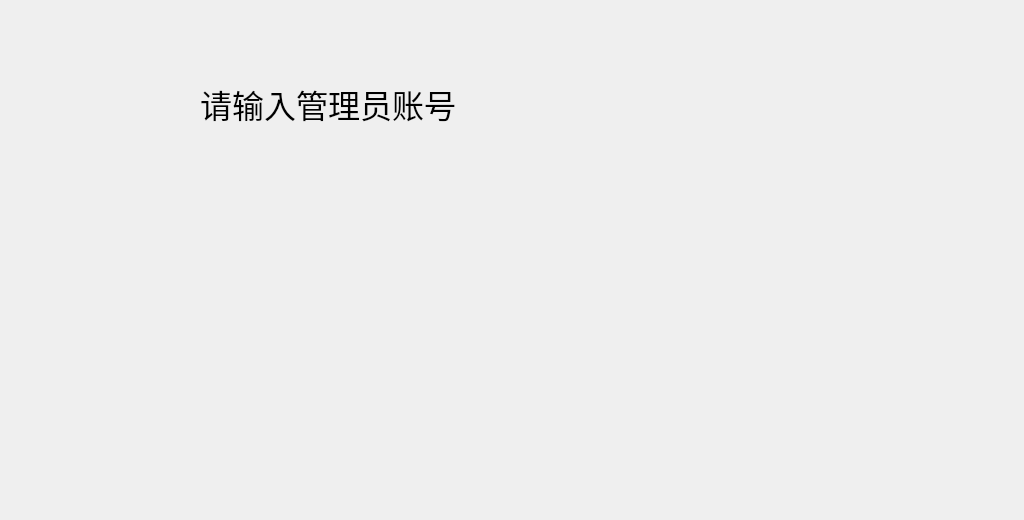
<?xml version="1.0" encoding="UTF-8"?>
<ui version="4.0">
 <class>FormAdmin</class>
 <widget class="QWidget" name="FormAdmin">
  <property name="geometry">
   <rect>
    <x>0</x>
    <y>0</y>
    <width>1024</width>
    <height>520</height>
   </rect>
  </property>
  <property name="windowTitle">
   <string>Form</string>
  </property>
  <layout class="QHBoxLayout" name="horizontalLayout">
   <property name="spacing">
    <number>20</number>
   </property>
   <property name="leftMargin">
    <number>200</number>
   </property>
   <property name="topMargin">
    <number>80</number>
   </property>
   <property name="rightMargin">
    <number>200</number>
   </property>
   <property name="bottomMargin">
    <number>80</number>
   </property>
   <item>
    <widget class="QLabel" name="label_2">
     <property name="minimumSize">
      <size>
       <width>50</width>
       <height>0</height>
      </size>
     </property>
     <property name="font">
      <font>
       <pointsize>24</pointsize>
      </font>
     </property>
     <property name="text">
      <string>请输入管理员账号</string>
     </property>
     <property name="alignment">
      <set>Qt::AlignLeading|Qt::AlignLeft|Qt::AlignTop</set>
     </property>
    </widget>
   </item>
   <item>
    <widget class="QWidget" name="widget" native="true"/>
   </item>
  </layout>
 </widget>
 <resources/>
 <connections/>
</ui>
